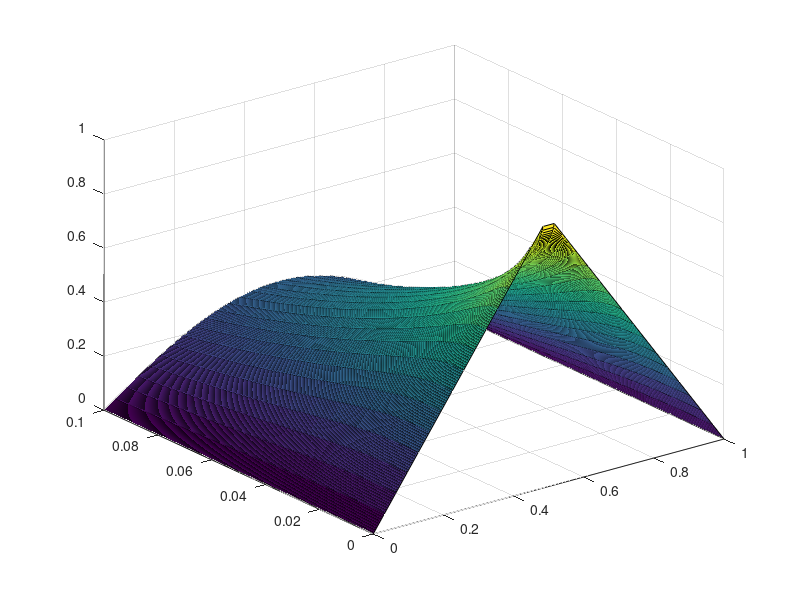

The MATLAB script that drew this image:
clear all
close all
tend = 0.1;
N = 30;
M = 400;

xx = linspace(0,1,N+2)';
tt = linspace(0,tend,M+1);
[X,t]=meshgrid(xx,tt); % Will be used when we plot

xint = xx(2:N+1); % int stands for interior.
%tint = tt(2:M);

dx = 1/(N+1);
dt = tend/M;
T = full(gallery('tridiag',N,1,-2,1));
Tdx = (1/dx^2)*T;
sol = 1-2*abs(xint-0.5); % sol = u(0,x) = g(x)
uold = sol;

for i = 1:M
    uold = uold +dt*Tdx*uold;             % Explicit Euler
    %v = u +dt*Tdx*u/2;          % Trapezoidal part 1
    %u= (I -dt*Tdx/2)\v;         % Trapezoidal part 2
    sol = [sol uold];   % Preallocate not optimal
end

sol = [zeros(1,length(tt)); sol; zeros(1,length(tt))];
surf(X,t,sol')